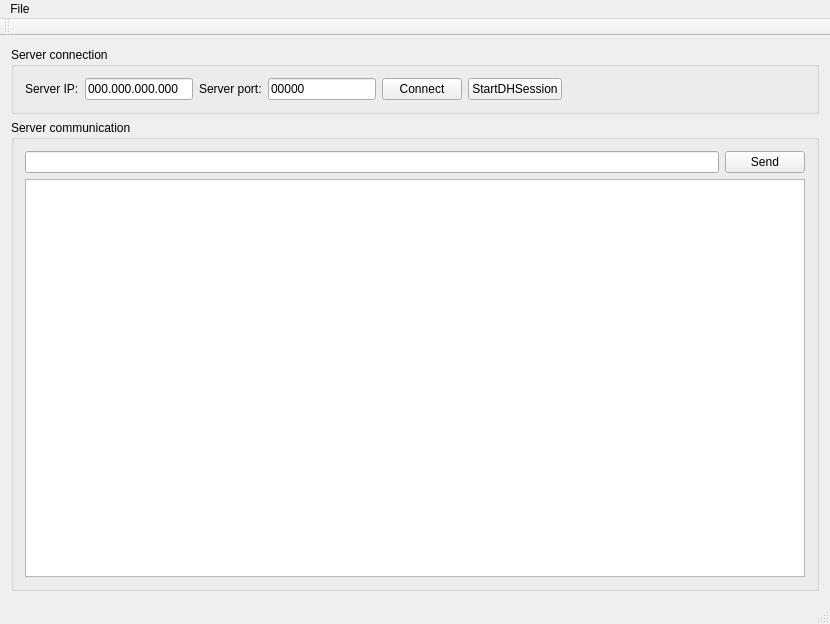
<?xml version="1.0" encoding="UTF-8"?>
<ui version="4.0">
 <class>MainWindow</class>
 <widget class="QMainWindow" name="MainWindow">
  <property name="geometry">
   <rect>
    <x>0</x>
    <y>0</y>
    <width>830</width>
    <height>624</height>
   </rect>
  </property>
  <property name="windowTitle">
   <string>Simple Web Socket Client; QT5.4</string>
  </property>
  <widget class="QWidget" name="centralWidget">
   <layout class="QVBoxLayout" name="verticalLayout_2">
    <item>
     <widget class="QGroupBox" name="groupBox">
      <property name="title">
       <string>Server connection</string>
      </property>
      <layout class="QHBoxLayout" name="horizontalLayout_2">
       <item>
        <widget class="QLabel" name="label">
         <property name="text">
          <string>Server IP:</string>
         </property>
        </widget>
       </item>
       <item>
        <widget class="QLineEdit" name="webSocketServerIP">
         <property name="sizePolicy">
          <sizepolicy hsizetype="Minimum" vsizetype="Fixed">
           <horstretch>0</horstretch>
           <verstretch>0</verstretch>
          </sizepolicy>
         </property>
         <property name="inputMask">
          <string>999.999.999.999</string>
         </property>
         <property name="text">
          <string>000.000.000.000</string>
         </property>
        </widget>
       </item>
       <item>
        <widget class="QLabel" name="label_2">
         <property name="text">
          <string>Server port:</string>
         </property>
        </widget>
       </item>
       <item>
        <widget class="QLineEdit" name="webSocketServerPort">
         <property name="sizePolicy">
          <sizepolicy hsizetype="Minimum" vsizetype="Fixed">
           <horstretch>0</horstretch>
           <verstretch>0</verstretch>
          </sizepolicy>
         </property>
         <property name="minimumSize">
          <size>
           <width>80</width>
           <height>0</height>
          </size>
         </property>
         <property name="inputMask">
          <string>99999</string>
         </property>
         <property name="text">
          <string>00000</string>
         </property>
        </widget>
       </item>
       <item>
        <widget class="QPushButton" name="connectButton">
         <property name="text">
          <string>Connect</string>
         </property>
        </widget>
       </item>
       <item>
        <widget class="QPushButton" name="dhStartButton">
         <property name="text">
          <string>StartDHSession</string>
         </property>
        </widget>
       </item>
       <item>
        <spacer name="horizontalSpacer">
         <property name="orientation">
          <enum>Qt::Horizontal</enum>
         </property>
         <property name="sizeHint" stdset="0">
          <size>
           <width>40</width>
           <height>20</height>
          </size>
         </property>
        </spacer>
       </item>
      </layout>
     </widget>
    </item>
    <item>
     <widget class="QGroupBox" name="groupBox_2">
      <property name="title">
       <string>Server communication</string>
      </property>
      <layout class="QVBoxLayout" name="verticalLayout">
       <item>
        <layout class="QHBoxLayout" name="horizontalLayout">
         <item>
          <widget class="QLineEdit" name="lineEdit"/>
         </item>
         <item>
          <widget class="QPushButton" name="sendButton">
           <property name="text">
            <string>Send</string>
           </property>
          </widget>
         </item>
        </layout>
       </item>
       <item>
        <widget class="QPlainTextEdit" name="plainTextEdit"/>
       </item>
      </layout>
     </widget>
    </item>
   </layout>
  </widget>
  <widget class="QMenuBar" name="menuBar">
   <property name="geometry">
    <rect>
     <x>0</x>
     <y>0</y>
     <width>830</width>
     <height>20</height>
    </rect>
   </property>
   <widget class="QMenu" name="menuFile">
    <property name="title">
     <string>File</string>
    </property>
    <addaction name="actionExit"/>
   </widget>
   <addaction name="menuFile"/>
  </widget>
  <widget class="QToolBar" name="mainToolBar">
   <attribute name="toolBarArea">
    <enum>TopToolBarArea</enum>
   </attribute>
   <attribute name="toolBarBreak">
    <bool>false</bool>
   </attribute>
  </widget>
  <widget class="QStatusBar" name="statusBar"/>
  <action name="actionExit">
   <property name="text">
    <string>Exit</string>
   </property>
  </action>
 </widget>
 <layoutdefault spacing="6" margin="11"/>
 <resources/>
 <connections/>
</ui>
